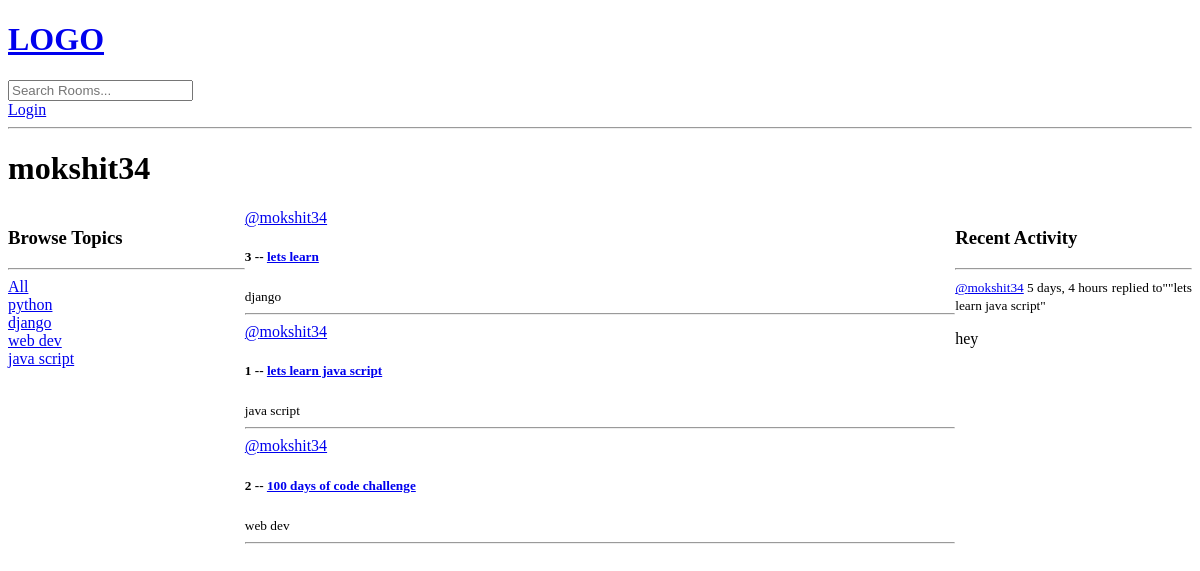
Page /profile/1/ on the earlier database version.
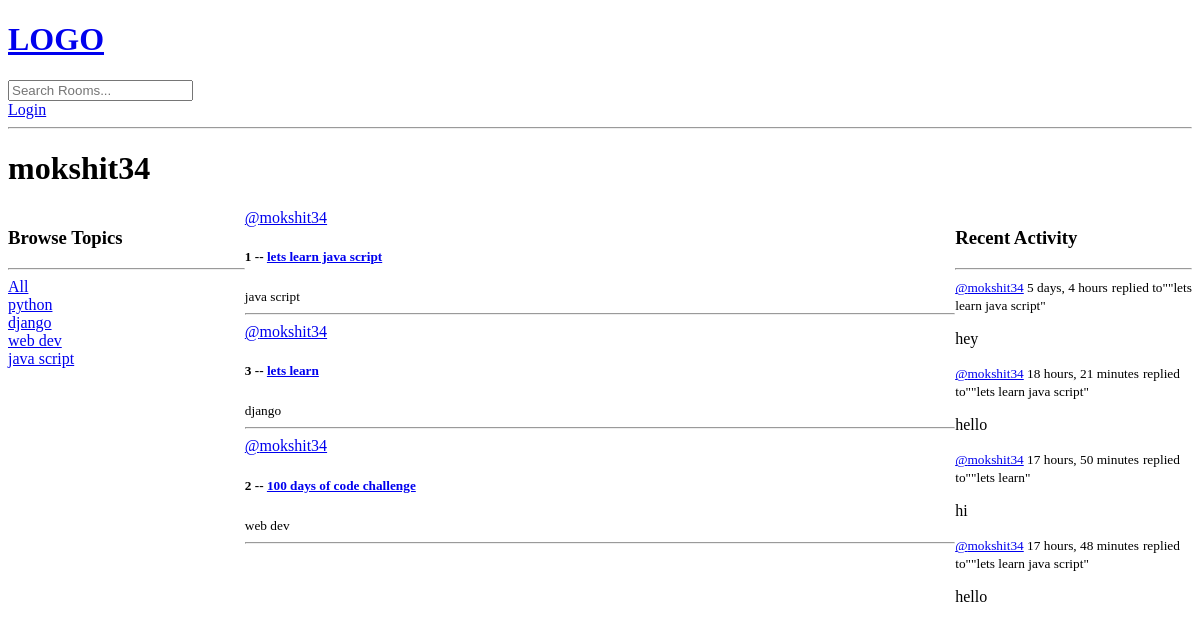
Same page on the later database version.
### base/models.py (models this page shows, shortened)
class Topic(models.Model):
    name = models.CharField(max_length=200)

class Room(models.Model):
     host =  models.ForeignKey(User, on_delete=models.SET_NULL, null = True)
     topic =  models.ForeignKey(Topic, on_delete=models.SET_NULL, null = True)
     name = models.CharField(max_length = 200)
     description = models.TextField(null = True, blank = True)
     participants = models.ManyToManyField(
         User, related_name='participants', blank=True)
     updated = models.DateTimeField(auto_now = True)
     created = models.DateTimeField(auto_now_add = True)
     class Meta:
         ordering = ['-updated','-created']
     def __str__(self):
        return self.name

class Message(models.Model):
    user = models.ForeignKey(User, on_delete=models.CASCADE)
    room = models.ForeignKey(Room, on_delete=models.CASCADE)
    body = models.TextField()
    updated = models.DateTimeField(auto_now = True)
    created = models.DateTimeField(auto_now_add = True)
    def __str__(self):
        return self.body[0:50]

### base/views.py (the view)
# urls.py: path('profile/<str:pk>/', views.userProfile, name="user-profile"),
def userProfile(request, pk):
    user = User.objects.get(id=pk)
    rooms = user.room_set.all()
    room_messages = user.message_set.all()
    topics = Topic.objects.all()
    context = {'user': user, 'rooms':rooms,'room_messages': room_messages, 'topics':topics}
    return render(request, 'base/profile.html', context)

### base/templates/base/profile.html (shortened to what this page needs)
{% extends 'main.html' %}
{% block content %}
<h1>{{user.username}}</h1>
<div class="profile-container">
    <div>
        {%include 'base/topics_component.html' %}
    </div>
     <div>
        {%include 'base/feed_component.html' %}
     </div>
     <div>
        {%include 'base/activity_component.html' %}
    </div>
</div>
{% endblock content %}

### templates/main.html (shortened to what this page needs)
<!DOCTYPE html>
<html>
    <head>
    </head>
    <body>
        {%include 'navbar.html' %}
        {% block content %}
        {% endblock %}
    </body>
</html>

### templates/navbar.html
<a href='/'>
    <h1>LOGO</h1>
</a>
<form method="GET" action="{% url 'home' %}">
    <input type="text" name="q" placeholder="Search Rooms..." />
</form>
{% if request.user.is_authenticated %}
<p> Hello {{request.user}}</p>
<a href="{% url 'logout' %}">Logout</a>
{%else%}
<a href="{% url 'login' %}">Login</a>
{%endif%}
<hr>

### base/templates/base/topics_component.html
<h3>Browse Topics</h3>
<hr>
<div>
    <a href="{% url 'home' %}">All</a>
</div>
{% for topic in topics %}
<div>
    <a href="{% url 'home' %}?q={{topic.name}}">{{topic.name}}</a>
</div>
{% endfor %}

### base/templates/base/feed_component.html (shortened to what this page needs)
 <div>
     {% for room in rooms %}
     <div>
     <a href="{% url 'user-profile' room.host.id %}">@{{room.host.username}}</a>
     <h5>{{room.id}} -- <a href="/room/{{room.id}}">{{room.name}}</a></h5>
     <small>{{room.topic.name}}</small>
     <hr>
     </div>
     {% endfor %}
    </div>

### base/templates/base/activity_component.html (shortened to what this page needs)
<h3>Recent Activity</h3>
<hr>
{% for message in room_messages %}
<div>
    <small><a href="{% url 'user-profile' message.user.id %}"> @{{message.user}}</a>
         {{message.created|timesince}}</small>
    <small> replied to""{{message.room}}"</small>
    <p> {{message}}</p>
 </div>
 {% endfor %}

### base/templates/base/profile.html (style rules this page uses)
.profile-container { display: grid; grid-template-columns: 1fr 3fr 1fr; }

Differences in the rows shown:
changed Room "lets learn java script": moves up the list
added Message: user "mokshit34", created "18 hours, 21 minutes", room "lets learn java script", body "hello"
added Message: user "mokshit34", created "17 hours, 50 minutes", room "lets learn", body "hi"
added Message: user "mokshit34", created "17 hours, 48 minutes", room "lets learn java script", body "hello"
